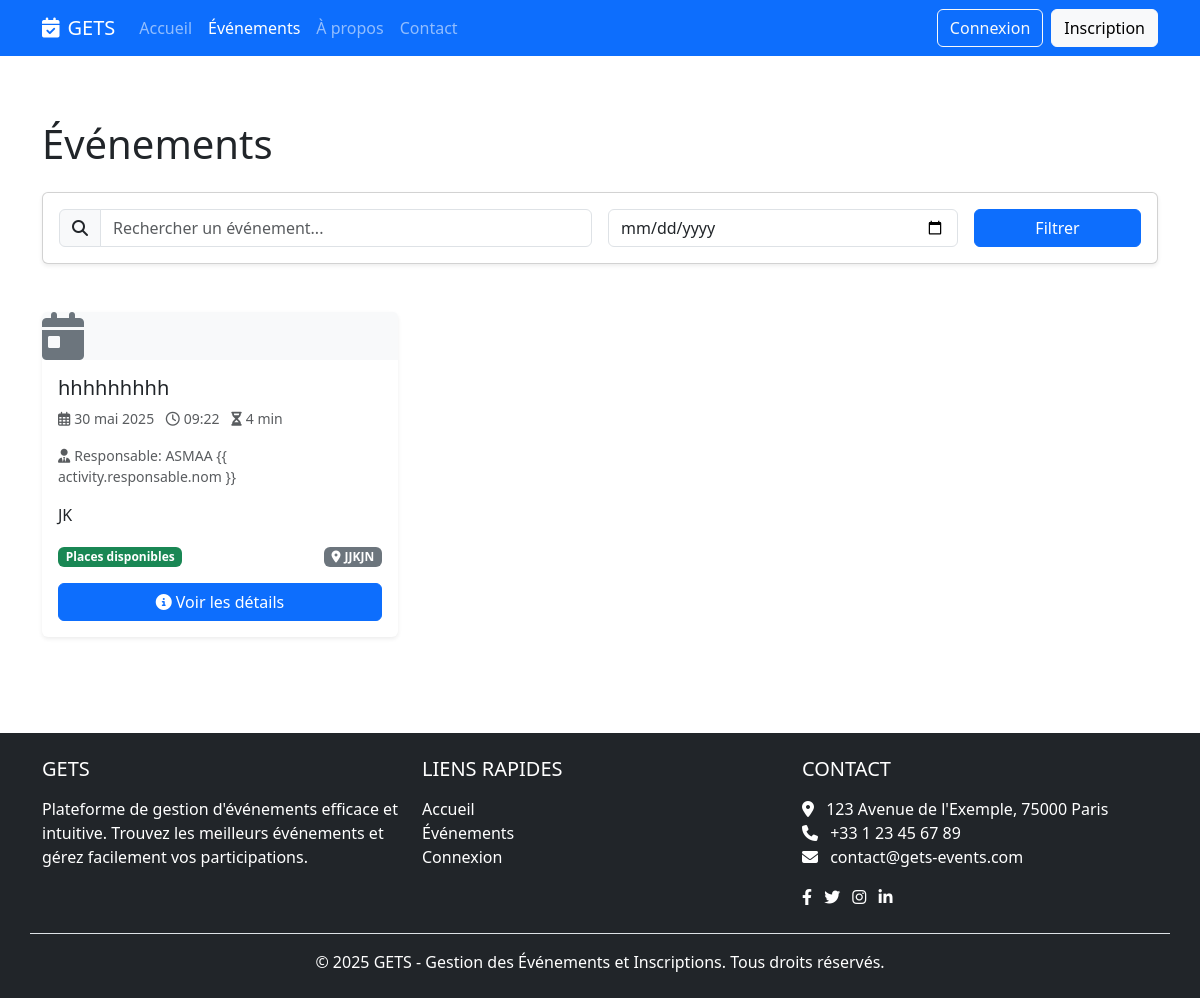
The app's page /events/, older data.
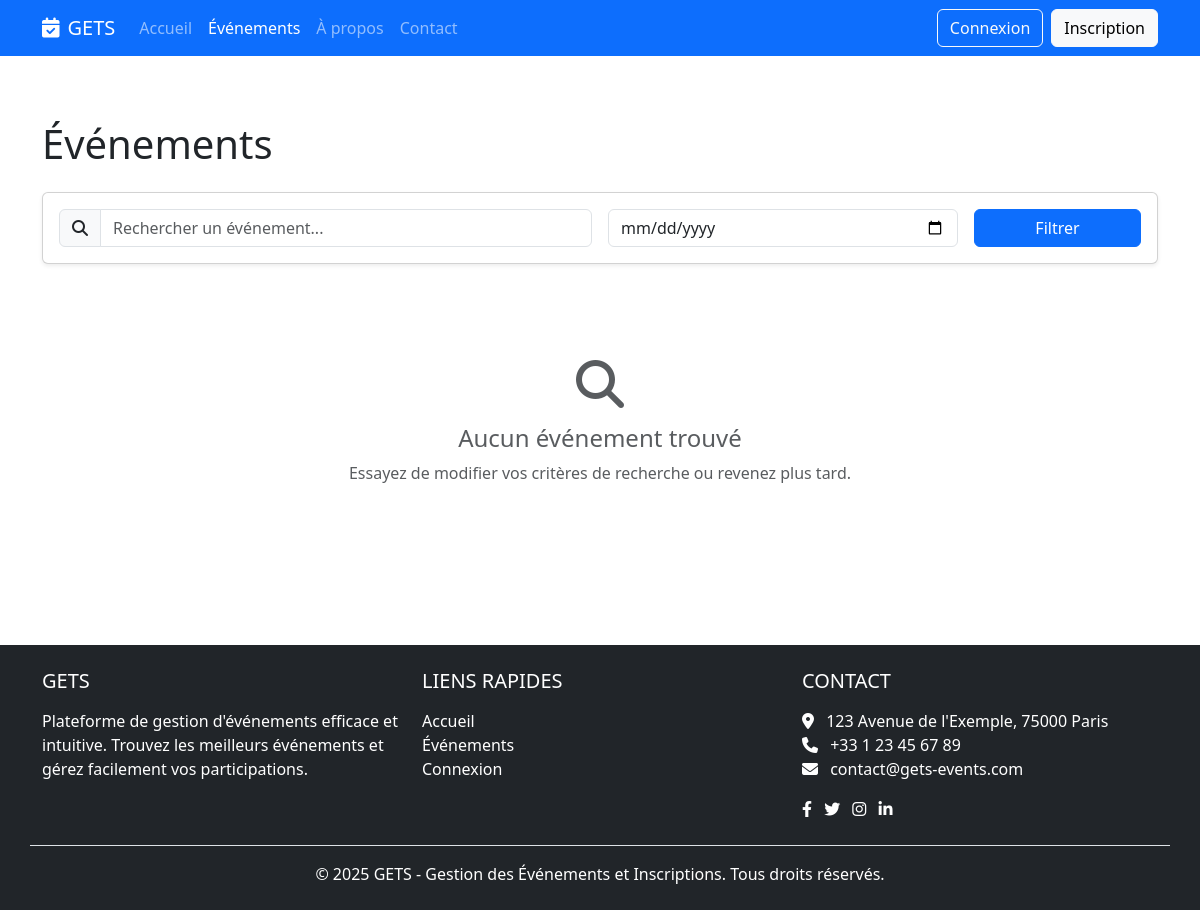
The same page, newer data.
### common/models.py (models this page shows, shortened)
class Activite(models.Model):
    nom = models.CharField(max_length=100)
    description = models.TextField(blank=True, null=True)
    duree = models.IntegerField(help_text="Durée en minutes")
    date_debut = models.DateTimeField()
    responsable = models.ForeignKey('Responsable', on_delete=models.SET_NULL, blank=True, null=True, related_name='activites')
    infrastructure = models.ForeignKey('Infrastructure', on_delete=models.SET_NULL, blank=True, null=True, related_name='activites')
    capacite_max = models.IntegerField(blank=True, null=True)
    animateurs = models.ManyToManyField('Animateur', through='ActiviteAnimateur', related_name='activites')
    materiels = models.ManyToManyField('Materiel', through='ActiviteMateriel', related_name='activites')
    created_by = models.ForeignKey('User', on_delete=models.SET_NULL, null=True, related_name='created_activites')
    class Meta:
        db_table = 'activite'
    def nombre_places_restantes(self):
        if not self.capacite_max:
            return None
        places_prises = self.inscriptions.count()
        return max(0, self.capacite_max - places_prises)
    def est_complete(self):
        if not self.capacite_max:
            return False
        return self.nombre_places_restantes() <= 0

class Responsable(models.Model):
    nom = models.CharField(max_length=100)
    prenom = models.CharField(max_length=100)
    specialite = models.CharField(max_length=100, blank=True, null=True)
    telephone = models.CharField(max_length=20)
    email = models.EmailField(max_length=100)
    created_by = models.ForeignKey(User, on_delete=models.SET_NULL, null=True, related_name='created_responsables')
    class Meta:
        db_table = 'responsable'

class Infrastructure(models.Model):
    nom = models.CharField(max_length=100)
    type = models.CharField(max_length=50)
    capacite = models.IntegerField(blank=True, null=True)
    localisation = models.CharField(max_length=100, blank=True, null=True)
    disponible = models.BooleanField(default=True)
    created_by = models.ForeignKey(User, on_delete=models.SET_NULL, null=True, related_name='created_infrastructures')
    class Meta:
        db_table = 'infrastructure'

### client_portal/views/event_views.py (the view)
# urls.py: path('events/', event_views.EventListView.as_view(), name='event_list'),
class EventListView(ListView):
    model = Activite
    template_name = 'client_portal/events/list.html'
    context_object_name = 'activities'
    def get_queryset(self):
        search_query = self.request.GET.get('search', '')
        date_filter = self.request.GET.get('date', '')
        return ActiviteService.search_activites(
            query=search_query,
            date_debut=date_filter if date_filter else None
        ).filter(date_debut__gte=timezone.now())
    def get_context_data(self, **kwargs):
        context = super().get_context_data(**kwargs)
        context['search_query'] = self.request.GET.get('search', '')
        context['date_filter'] = self.request.GET.get('date', '')
        return context

### common/services/activite_service.py (called while the page is built)
    @staticmethod
    def search_activites(query=None, date_debut=None):
        activites = Activite.objects.all()
        if query:
            activites = activites.filter(
                Q(nom__icontains=query) |
                Q(description__icontains=query)
            )
        if date_debut:
            activites = activites.filter(date_debut__date=date_debut)
        return activites

### client_portal/templates/client_portal/events/list.html (shortened to what the changed rows need)
{% extends "client_portal/base.html" %}
{% block content %}
<div class="container py-4">
    <div class="row mb-4">
        <div class="col-12">
            <h1 class="mb-4">Événements</h1>
        </div>
    </div>
    <div class="row g-4">
        {% for activity in activities %}
        <div class="col-md-6 col-lg-4">
            <div class="card h-100 border-0 shadow-sm event-card">
                <div class="card-img-top bg-light event-placeholder">
                    <i class="fas fa-calendar-day fa-3x text-secondary"></i>
                </div>
                <div class="card-body">
                    <h5 class="card-title">{{ activity.nom }}</h5>
                    <p class="card-text text-muted small">
                        <i class="far fa-calendar-alt me-1"></i>{{ activity.date_debut|date:"j F Y" }}
                        <i class="far fa-clock ms-2 me-1"></i>{{ activity.date_debut|date:"H:i" }}
                        <i class="fas fa-hourglass-half ms-2 me-1"></i>{{ activity.duree }} min
                    </p>
                    {% if activity.responsable %}
                    <p class="card-text text-muted small">
                        <i class="fas fa-user-tie me-1"></i>Responsable: {{ activity.responsable.prenom }} {{
                        activity.responsable.nom }}
                    </p>
                    {% endif %}
                    <p class="card-text">{{ activity.description|truncatechars:120 }}</p>
                    <div class="d-flex justify-content-between align-items-center mb-3">
                        <div>
                            {% if activity.est_complete %}
                            <span class="badge bg-danger">Complet</span>
                            {% else %}
                            {% if activity.nombre_places_restantes %}
                            <span class="badge bg-success">{{ activity.nombre_places_restantes }} places
                                restantes</span>
                            {% else %}
                            <span class="badge bg-success">Places disponibles</span>
                            {% endif %}
                            {% endif %}
                        </div>
                        <div>
                            {% if activity.infrastructure %}
                            <span class="badge bg-secondary">
                                <i class="fas fa-map-marker-alt me-1"></i>{{ activity.infrastructure.nom }}
                            </span>
                            {% endif %}
                        </div>
                    </div>
                    <a href="{% url 'client_portal:event_detail' activity.pk %}" class="btn btn-primary w-100">
                        <i class="fas fa-info-circle me-1"></i>Voir les détails
                    </a>
                </div>
            </div>
        </div>
        {% empty %}
        <div class="col-12 text-center py-5">
            <div class="text-muted">
                <i class="fas fa-search fa-3x mb-3"></i>
                <h4>Aucun événement trouvé</h4>
                <p>Essayez de modifier vos critères de recherche ou revenez plus tard.</p>
            </div>
        </div>
        {% endfor %}
    </div>
</div>
{% endblock %}

Row changes from the older to the newer data that the page shows:
removed Activite: nom "hhhhhhhhh", date_debut "30 mai 2025", date_debut "09:22", duree "4", responsable.prenom "ASMAA", description "JK", shows "Places disponibles", infrastructure.nom "JJKJN"
Text that changed along with them:
text now shown: "Aucun événement trouvé Essayez de modifier vos critères de recherche ou revenez plus tard."
